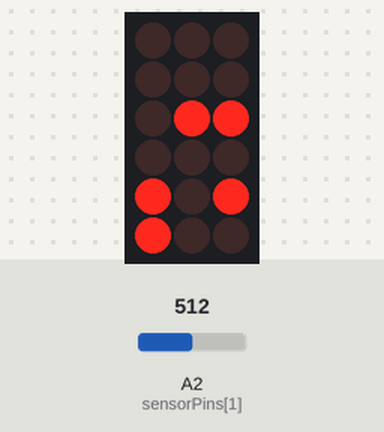
Simulated run of this sketch. Board: Arduino Uno, built with avr-gcc and run on an emulated ATmega328P. Shown: 3×6 LED matrix. Wiring (inferred from the names in the program): LED matrix (orientation assumed): rows pin 8, pin 9, pin 10, pin 11, pin 12, pin 13; columns pin 7, pin 6, pin 5. The test bench sets the inputs (shaded band); at power-on: A2 (sensorPins[1]) = 512. Random numbers use the default seed unless the sketch sets one.

Above: at 6.1 s.
At 7.8 s:
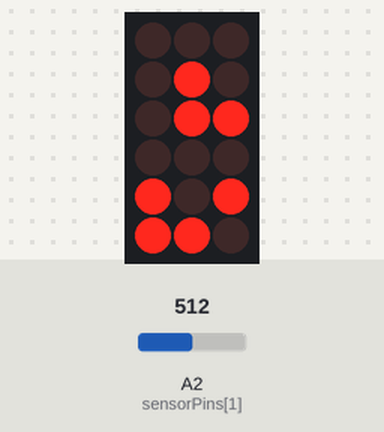
7.9 s: A2 (sensorPins[1]) set to 580
At 18.9 s:
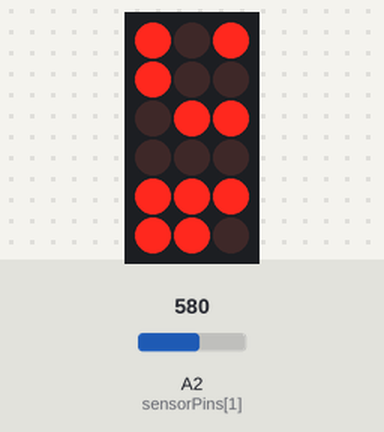
19.1 s: A2 (sensorPins[1]) set to 600
At 27.4 s:
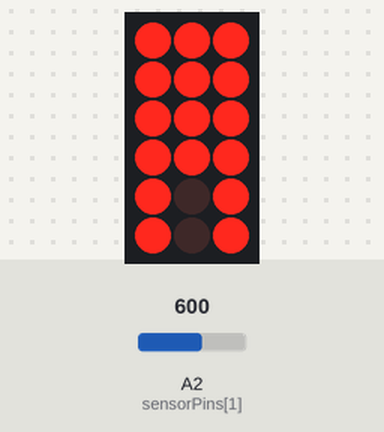
27.6 s: A2 (sensorPins[1]) set to 306
At 32.5 s:
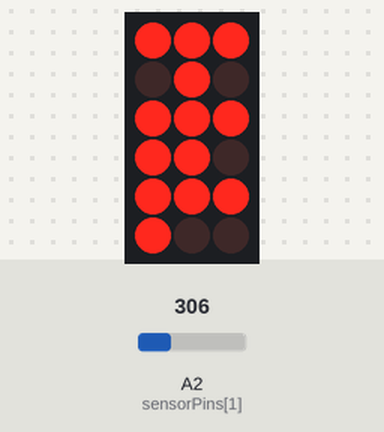

Measured:
- the behaviour switches between 592 and 593 on A2 (sensorPins[1]) (found by bisection; images 2 and 3)
- what the display in image 0 shows lasts 1.4 s, from 6.1 s to 7.5 s
- what the display in image 4 shows lasts 1.1 s, from 31.6 s to 32.7 s

The sketch:

Program6_StarIntensities.ino
```cpp
// Pius Wong, 4/28/2016
// personal project
// This program is supposed to have lights softly falling down row by row
// Modified from "White on White" program.  Arrays "row" and "col" may not be
// intuitively defined, because the original "White on White" grid program
// may have swapped rows and columns.  Here row[] describes the grounded wires
// going more or less vertically, while [col] has the powered wires running
// more or less horizontally.
// ===========================================================================
boolean debug = false;  // Turning this to "true" turns on the Serial monitor

// Set the LED variables
// LED pins for power rows, top to bottom
int row[] = {13, 12, 11, 10, 9, 8};
const int sizeRow = 6;
// LED pins for ground columns, left to right
int col[] = {7, 6, 5};
const int sizeCol = 3;
// LED pins for light sensor
int sensorPins[] = {A1, A2, A3};  // 0v, signal, 5v

// counters
int count = 0;   // initializing brightness array
int count2 = 0;  // initializing brightness array
int count3 = 0;  // multiplexing counter for PWM
int count4 = 0;  // time segment for PWM
int count5 = 0;  // tracking rows in PWM
int count5b = 0; // tracking cols in PWM
int count6 = 0;

// timing
// 21 ms PWM cycle time seems to work; 1/21 duty cycle still smooth
long cycletime = 1000; //us; 500 OK for 3 columns
int timesegments = 100;  // should divide evenly into cycletime.  Makes timestep divisible by # of cols, too?
                         // This sets smallest PWM increment, and hence smallest brightness increment
int timestep = cycletime/timesegments; // = cycletime/timesegments..
                                  // Can be directly defined because of variable type issues
unsigned long timenow;
int timeshift;
int maxcycletime = 20; // seconds

// brightness matrix variables
int brightness[sizeRow][sizeCol];
int ledPeriod[sizeRow][sizeCol];
int ledShift[sizeRow][sizeCol];
int minBrightness = .1*timesegments;
int ledMinBrightness[sizeRow][sizeCol];

// sensing
boolean trigger = false;


void setup()
{

  // Initialize and turn off all LEDs.
  for (int count = 0; count < sizeCol; count++){
    pinMode(col[count], OUTPUT);
    digitalWrite(col[count], LOW);
  }
  for (int count = 0; count < sizeRow; count++){
    pinMode(row[count], OUTPUT);
    digitalWrite(row[count], LOW);
  }

  randomSeed(analogRead(A0));
  if (debug==true){
    Serial.begin(115200);
  }

  // Initialize brightness array.  It is ZERO-INDEXED!
  for (count=0; count < sizeRow; count++){
    for (count2=0; count2 < sizeCol; count2++){
      brightness[count][count2] = 0;
    }
  }

  // Set LED Min Brightness array.  ***This is specific to the constellation.***
  for (count=0; count < sizeRow; count++){
    for (count2=0; count2 < sizeCol; count2++){
      ledMinBrightness[count][count2] = minBrightness;
      // Regulus (3,2) brightest
      if (count==3 && count2==2){
        ledMinBrightness[count][count2] = .7*timesegments;
      }
      // Denebola (0,0)
      if (count==0 && count2==0){
        ledMinBrightness[count][count2] = .6*timesegments;
      }
      // Algieba (3,1)
      if (count==3 && count2==1){
        ledMinBrightness[count][count2] = .5*timesegments;
      }
      // Zosma (1,0) and Algenubi (1,2)
      if ( count==1 && count2==0 ){
        ledMinBrightness[count][count2] = .4*timesegments;
      }
      if ( count==1 && count2==2 ){
        ledMinBrightness[count][count2] = .4*timesegments;
      }
    }
  }

  // Initialize light sensor pins
  pinMode(sensorPins[0], OUTPUT);
  pinMode(sensorPins[2], OUTPUT);
  digitalWrite(sensorPins[0], LOW);  // 0v
  digitalWrite(sensorPins[2], HIGH); // 5v

}


void loop()
{

  // Sense environment
  int ambientLight = analogRead(sensorPins[1]); // 0 = darkest, 1023 = brightest
//  if (debug==true){
//    Serial.print("Ambient Light = ");
//    Serial.println(ambientLight);    //debug
//  }
  // Shorten the period when brighter ambient light.
  int periodMax = map(ambientLight, 0, 1023, maxcycletime, 1);  // last arguments set output range
//  if (debug==true){
//    Serial.print("PeriodMax = ");
//    Serial.println(periodMax);  // debug
//  }
//  // Increase minimum brightness when brighter out
//  minBrightness = 0.1*timesegments + 0.8*timesegments*map(ambientLight, 0, 1023, 0, 100)/100;
//  if (debug==true){
//    Serial.print("Min Brightness = ");
//    Serial.println(minBrightness);  // debug
//  }

  // set timing MAXIMUM, over all LEDs. Bias toward longer period when darker ambient light.
  int period = random(0.5*periodMax, periodMax); // seconds
//  if (debug==true){
//    Serial.print("Period = ");
//    Serial.println(period);  // debug
//  }
  unsigned long timecyclestart = millis();
//  if (debug==true){
//    Serial.print("Time Now = ");
//    Serial.println(timenow);  // debug
//  }
  boolean loopdone = false;

  // Set brightness matrix parameters according to max time. Each LED is individual.
  for(count6=0; count6<sizeRow; count6++){
    for(count3=0; count3<sizeCol; count3++){
      // Set periods for each LED.
      ledPeriod[count6][count3] = random(100*period, 1000*period); // milliseconds
      // Set time shifts for each LED.
      ledShift[count6][count3] = random(0, 1000*period - ledPeriod[count6][count3]); // milliseconds
    }
  }

  // Let LEDs shine through one full cycle
  while(loopdone == false)
  {

    // Get time
    timenow = millis();
    // .print("timenow = "); Serial.println(timenow);  // debug

    // Find time passed.  Correct it if time resets.
    unsigned long timePassed = timenow - timecyclestart;
    if (timePassed < 0){
      timePassed = timenow + 4294967295;  // timenow + max value of unsigned long
    }

    // Set brightness matrix according to brightness matrix parameters above while() loop.
    for(count6 = 0; count6<sizeRow; count6++)  // go row by row
    {
      for(count3 = 0; count3<sizeCol; count3++) // go col by col
      {
        // If the time window is right...
        if( timePassed <= (ledPeriod[count6][count3] + ledShift[count6][count3]) && // time < end of ledPeriod
            timePassed >= ledShift[count6][count3] ) // time > start of period
        {
          // ...set brightness according to a sinusoidal equation.  "timesegments" corresponds to brightness increments, too.
          float coeff = 2*3.14159*1000/ledPeriod[count6][count3];
          brightness[count6][count3] =  round( (timesegments-ledMinBrightness[count6][count3])*0.5*(
                                        1 - cos( coeff*(timePassed-ledShift[count6][count3])/1000 ))
                                        + ledMinBrightness[count6][count3]);
                                      // the conversion to an int is necessary or else memory problems occur w/ array
          if (count3 == 2){ // Code added 4/30/16 as a correction for Column #3 (rightmost), which flickers when brightness = max...
            brightness[count6][count3] = brightness[count6][count3]-1;
          }
          // Correction if for whatever reason calculated brightness is lower than min allowed
          if (brightness[count6][count3] < ledMinBrightness[count6][count3]){
            brightness[count6][count3] = ledMinBrightness[count6][count3];
          }
        }
        else{  // Otherwise just set it to minimum.
          brightness[count6][count3] = ledMinBrightness[count6][count3];
        }
      }
    }
//    //DEBUG:
//    brightness[1][2] = 98;
//    brightness[2][2] = 99;
//    brightness[3][2] = 100;
//    brightness[4][2] = 101;
//    Serial.print(brightness[1][2]); Serial.print(" ");
//    //DEBUG^^

    // Execute PWM column by column.  Do a set of time segements for each column, then recheck brightness.
    for (count5b=0; count5b < sizeCol; count5b++) // check col by col
    {
      int colOfInterest = count5b; // This is the column to adjust.
      // Prepare a column for activation; turn off the others.
      for (count3=0; count3 < sizeCol; count3++){
        if (count3 == colOfInterest){
          digitalWrite(col[count3], LOW);  // Ground the column of interest.
        }
        else if (count3 != colOfInterest){
          digitalWrite(col[count3], HIGH);  // Reverse-bias the column of interest.
        }
      }

      // Start one PWM cycle.  Every column get a full number of timesegements.
      // Default is LEDs are off. Turn on/off as needed for PWM.
      for (count4=0; count4 < timesegments; count4++)  // for 0 to (max-1)...
      {

        for (count5=0; count5 < sizeRow; count5++) // check row by row
        {
          int rowOfInterest = count5;  // This is the row to adjust.
          // Turn on LEDs at start of cycle if needed (if brightness > 0)
          if ( (count4 == 0) && (brightness[rowOfInterest][colOfInterest] > 0) ){
            digitalWrite(row[rowOfInterest], HIGH);
          }
          else if ( (count4 == 0) && brightness[rowOfInterest][colOfInterest] == 0 ){
            digitalWrite(row[rowOfInterest], LOW);
          }
          // If current time segment matches the intended brightness level...
          else if (count4 == brightness[rowOfInterest][colOfInterest]){
            // ...turn LED in that row off.
            digitalWrite(row[rowOfInterest], LOW);
          }
        }
        // Leave some time for the LEDs to do their thing for one column.
        delayMicroseconds(timestep);
        // Serial.println(micros()); // debug
      }

    }

    // Check if the cycle is done
    if( timePassed > (period*1000) )
    {
      loopdone = true;
    }

  }
}
```
